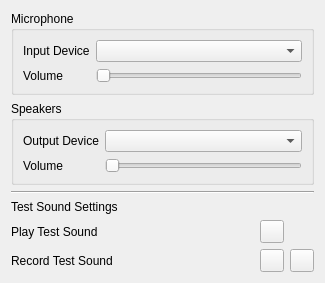
<?xml version="1.0" encoding="UTF-8"?>
<ui version="4.0">
 <class>SoundDeviceDialogPage</class>
 <widget class="QWidget" name="SoundDeviceDialogPage">
  <property name="geometry">
   <rect>
    <x>0</x>
    <y>0</y>
    <width>325</width>
    <height>281</height>
   </rect>
  </property>
  <layout class="QGridLayout" name="gridLayout_2">
   <item row="0" column="0">
    <widget class="QGroupBox" name="boxMicrophone">
     <property name="sizePolicy">
      <sizepolicy hsizetype="Preferred" vsizetype="Fixed">
       <horstretch>0</horstretch>
       <verstretch>0</verstretch>
      </sizepolicy>
     </property>
     <property name="title">
      <string>Microphone</string>
     </property>
     <layout class="QFormLayout" name="formLayout">
      <property name="fieldGrowthPolicy">
       <enum>QFormLayout::ExpandingFieldsGrow</enum>
      </property>
      <item row="0" column="0">
       <widget class="QLabel" name="labelInputDevice">
        <property name="text">
         <string>Input Device</string>
        </property>
       </widget>
      </item>
      <item row="0" column="1">
       <widget class="KComboBox" name="kcfg_AudioInputDevice">
        <property name="sizePolicy">
         <sizepolicy hsizetype="Expanding" vsizetype="Fixed">
          <horstretch>0</horstretch>
          <verstretch>0</verstretch>
         </sizepolicy>
        </property>
       </widget>
      </item>
      <item row="2" column="0">
       <widget class="QLabel" name="labelVolume">
        <property name="text">
         <string>Volume</string>
        </property>
       </widget>
      </item>
      <item row="2" column="1">
       <widget class="QSlider" name="kcfg_AudioInputVolume">
        <property name="orientation">
         <enum>Qt::Horizontal</enum>
        </property>
       </widget>
      </item>
     </layout>
    </widget>
   </item>
   <item row="1" column="0">
    <widget class="QGroupBox" name="boxSpeakers">
     <property name="sizePolicy">
      <sizepolicy hsizetype="Preferred" vsizetype="Fixed">
       <horstretch>0</horstretch>
       <verstretch>0</verstretch>
      </sizepolicy>
     </property>
     <property name="title">
      <string>Speakers</string>
     </property>
     <layout class="QFormLayout" name="formLayout_2">
      <property name="fieldGrowthPolicy">
       <enum>QFormLayout::ExpandingFieldsGrow</enum>
      </property>
      <item row="1" column="0">
       <widget class="QLabel" name="labelOutputDevice">
        <property name="text">
         <string>Output Device</string>
        </property>
       </widget>
      </item>
      <item row="1" column="1">
       <widget class="KComboBox" name="kcfg_AudioOutputDevice">
        <property name="sizePolicy">
         <sizepolicy hsizetype="Expanding" vsizetype="Fixed">
          <horstretch>0</horstretch>
          <verstretch>0</verstretch>
         </sizepolicy>
        </property>
       </widget>
      </item>
      <item row="3" column="0">
       <widget class="QLabel" name="labelOutputVolume">
        <property name="text">
         <string>Volume</string>
        </property>
       </widget>
      </item>
      <item row="3" column="1">
       <widget class="QSlider" name="kcfg_AudioOutputVolume">
        <property name="orientation">
         <enum>Qt::Horizontal</enum>
        </property>
       </widget>
      </item>
     </layout>
    </widget>
   </item>
   <item row="2" column="0">
    <widget class="Line" name="line">
     <property name="orientation">
      <enum>Qt::Horizontal</enum>
     </property>
    </widget>
   </item>
   <item row="4" column="0">
    <layout class="QGridLayout" name="gridLayout">
     <item row="1" column="2">
      <widget class="QToolButton" name="buttonRecordTestSound">
       <property name="toolTip">
        <string>Record test sound.</string>
       </property>
       <property name="text">
        <string/>
       </property>
      </widget>
     </item>
     <item row="0" column="1">
      <widget class="QLabel" name="labelPlayTestSound">
       <property name="text">
        <string>Play Test Sound</string>
       </property>
      </widget>
     </item>
     <item row="0" column="2">
      <widget class="QToolButton" name="buttonPlayTestSound">
       <property name="toolTip">
        <string>Play test sound.</string>
       </property>
       <property name="text">
        <string/>
       </property>
      </widget>
     </item>
     <item row="1" column="1">
      <widget class="QLabel" name="labelRecordTestSound">
       <property name="text">
        <string>Record Test Sound</string>
       </property>
      </widget>
     </item>
     <item row="1" column="3">
      <widget class="QToolButton" name="buttonPlayRecordedTestSound">
       <property name="toolTip">
        <string>Play recorded test sound.</string>
       </property>
       <property name="text">
        <string/>
       </property>
      </widget>
     </item>
    </layout>
   </item>
   <item row="3" column="0">
    <widget class="QLabel" name="labelTestSoundSettings">
     <property name="sizePolicy">
      <sizepolicy hsizetype="Preferred" vsizetype="Fixed">
       <horstretch>0</horstretch>
       <verstretch>0</verstretch>
      </sizepolicy>
     </property>
     <property name="text">
      <string>Test Sound Settings</string>
     </property>
    </widget>
   </item>
  </layout>
 </widget>
 <customwidgets>
  <customwidget>
   <class>KComboBox</class>
   <extends>QComboBox</extends>
   <header>kcombobox.h</header>
  </customwidget>
 </customwidgets>
 <resources/>
 <connections/>
</ui>
